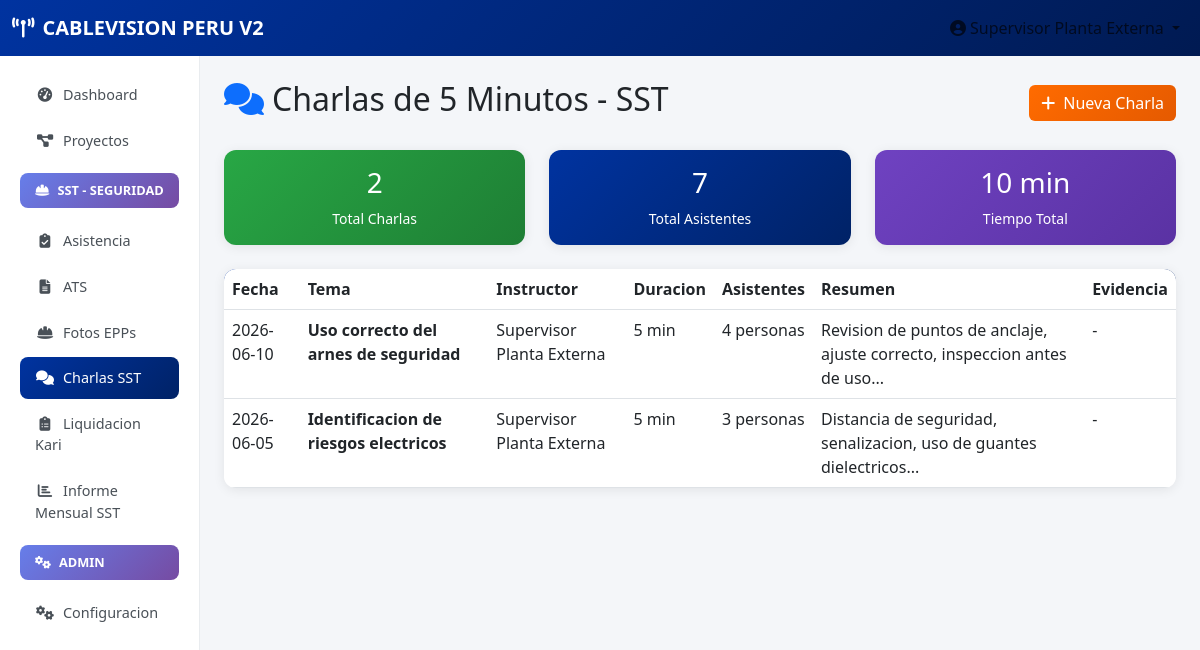
Page /charlas (signed in) on the committed database.
### tables this page shows
CREATE TABLE usuarios (
            id INTEGER PRIMARY KEY AUTOINCREMENT,
            username TEXT UNIQUE NOT NULL,
            password_hash TEXT NOT NULL,
            nombre TEXT NOT NULL,
            rol TEXT NOT NULL CHECK(rol IN ('supervisor', 'asistente', 'tecnico', 'contratista')),
            cuadrilla_id INTEGER,
            activo INTEGER DEFAULT 1,
            fecha_creacion TIMESTAMP DEFAULT CURRENT_TIMESTAMP,
            FOREIGN KEY (cuadrilla_id) REFERENCES equipos(id)
        );

CREATE TABLE charlas_sst (
            id INTEGER PRIMARY KEY AUTOINCREMENT,
            fecha DATE NOT NULL,
            tema TEXT NOT NULL,
            instructor_id INTEGER NOT NULL,
            duracion_minutos INTEGER DEFAULT 5,
            asistentes TEXT,
            cantidad_asistentes INTEGER,
            evidencia_foto_url TEXT,
            resumen TEXT,
            estado TEXT DEFAULT 'REALIZADA',
            FOREIGN KEY (instructor_id) REFERENCES usuarios(id)
        );

### app.py (the view)
@app.route('/charlas')
@login_required
def charlas():
    conn = get_db()
    cursor = conn.cursor()
    cursor.execute('SELECT c.*, u.nombre as instructor_nombre FROM charlas_sst c JOIN usuarios u ON c.instructor_id = u.id ORDER BY c.fecha DESC')
    charlas_list = cursor.fetchall()
    conn.close()
    return render_template('sst/charlas.html', charlas=charlas_list)

### app.py (called while the page is built)
def get_db():
    conn = sqlite3.connect(DATABASE)
    conn.row_factory = sqlite3.Row
    return conn

def login_required(f):
    @wraps(f)
    def decorated_function(*args, **kwargs):
        if 'user_id' not in session:
            flash('Debe iniciar sesion', 'warning')
            return redirect(url_for('login'))
        return f(*args, **kwargs)
    return decorated_function

### templates/sst/charlas.html (shortened to what this page needs)
{% extends "base.html" %}
{% block content %}
<div class="d-flex justify-content-between align-items-center mb-4">
    <h2><i class="fas fa-comments me-2 text-primary"></i>Charlas de 5 Minutos - SST</h2>
    <a href="{{ url_for('nueva_charla') }}" class="btn btn-cv"><i class="fas fa-plus me-2"></i>Nueva Charla</a>
</div>
<div class="row mb-4">
    <div class="col-md-4">
        <div class="card card-kpi kpi-green p-3 text-center">
            <h3>{{ charlas|length }}</h3>
            <small>Total Charlas</small>
        </div>
    </div>
    <div class="col-md-4">
        <div class="card card-kpi kpi-blue p-3 text-center">
            <h3>{{ charlas|sum(attribute='cantidad_asistentes') }}</h3>
            <small>Total Asistentes</small>
        </div>
    </div>
    <div class="col-md-4">
        <div class="card card-kpi kpi-purple p-3 text-center">
            <h3>{{ charlas|map(attribute='duracion_minutos')|sum }} min</h3>
            <small>Tiempo Total</small>
        </div>
    </div>
</div>
<div class="table-custom">
    <table class="table table-hover mb-0">
        <thead>
            <tr><th>Fecha</th><th>Tema</th><th>Instructor</th><th>Duracion</th><th>Asistentes</th><th>Resumen</th><th>Evidencia</th></tr>
        </thead>
        <tbody>
            {% for c in charlas %}
            <tr>
                <td>{{ c.fecha }}</td>
                <td><strong>{{ c.tema }}</strong></td>
                <td>{{ c.instructor_nombre }}</td>
                <td>{{ c.duracion_minutos }} min</td>
                <td>{{ c.cantidad_asistentes }} personas</td>
                <td>{{ c.resumen[:80] }}...</td>
                <td>{% if c.evidencia_foto_url %}<a href="/{{ c.evidencia_foto_url }}" class="btn btn-sm btn-info" target="_blank"><i class="fas fa-image"></i></a>{% else %}-{% endif %}</td>
            </tr>
            {% endfor %}
        </tbody>
    </table>
</div>
{% endblock %}

### templates/base.html (shortened to what this page needs)
<!DOCTYPE html>
<html lang="es">
<head>
    <link href="https://cdn.jsdelivr.net/npm/bootstrap@5.3.0/dist/css/bootstrap.min.css" rel="stylesheet">
    <link href="https://cdnjs.cloudflare.com/ajax/libs/font-awesome/6.4.0/css/all.min.css" rel="stylesheet">
</head>
<body>
    <nav class="navbar navbar-expand-lg navbar-custom">
        <div class="container-fluid">
            <a class="navbar-brand" href="{{ url_for('dashboard') }}">
                <i class="fas fa-broadcast-tower me-2"></i>CABLEVISION PERU V2
            </a>
            <div class="collapse navbar-collapse" id="navbarNav">
                <ul class="navbar-nav ms-auto">
                    <li class="nav-item dropdown">
                        <a class="nav-link dropdown-toggle" href="#" role="button" data-bs-toggle="dropdown">
                            <i class="fas fa-user-circle me-1"></i>{{ session.nombre }}
                        </a>
                    </li>
                </ul>
            </div>
        </div>
    </nav>
    <div class="container-fluid">
        <div class="row">
            <div class="col-md-2 sidebar d-none d-md-block pt-3">
                <nav class="nav flex-column">
                    <a class="nav-link {% if request.endpoint == 'dashboard' %}active{% endif %}" href="{{ url_for('dashboard') }}">
                        <i class="fas fa-tachometer-alt"></i>Dashboard
                    </a>
                    <a class="nav-link {% if request.endpoint == 'proyectos' %}active{% endif %}" href="{{ url_for('proyectos') }}">
                        <i class="fas fa-project-diagram"></i>Proyectos
                    </a>
                    <div class="sst-section"><i class="fas fa-hard-hat me-2"></i>SST - SEGURIDAD</div>
                    <a class="nav-link {% if request.endpoint == 'asistencia' %}active{% endif %}" href="{{ url_for('asistencia') }}">
                        <i class="fas fa-clipboard-check"></i>Asistencia
                    </a>
                    <a class="nav-link {% if request.endpoint == 'ats' %}active{% endif %}" href="{{ url_for('ats') }}">
                        <i class="fas fa-file-alt"></i>ATS
                    </a>
                    <a class="nav-link {% if request.endpoint == 'epps' %}active{% endif %}" href="{{ url_for('epps') }}">
                        <i class="fas fa-hard-hat"></i>Fotos EPPs
                    </a>
                    <a class="nav-link {% if request.endpoint == 'charlas' %}active{% endif %}" href="{{ url_for('charlas') }}">
                        <i class="fas fa-comments"></i>Charlas SST
                    </a>
                    <a class="nav-link {% if request.endpoint == 'liquidacion_kari' %}active{% endif %}" href="{{ url_for('liquidacion_kari') }}">
                        <i class="fas fa-clipboard-list"></i>Liquidacion Kari
                    </a>
                    <a class="nav-link {% if request.endpoint == 'informe_mensual_sst' %}active{% endif %}" href="{{ url_for('informe_mensual_sst') }}">
                        <i class="fas fa-chart-bar"></i>Informe Mensual SST
                    </a>
                    {% if session.rol == 'supervisor' %}
                    <div class="sst-section"><i class="fas fa-cogs me-2"></i>ADMIN</div>
                    <a class="nav-link {% if request.endpoint == 'admin_configuracion' %}active{% endif %}" href="{{ url_for('admin_configuracion') }}">
                        <i class="fas fa-cogs"></i>Configuracion
                    </a>
                    {% endif %}
                </nav>
            </div>
            <div class="col-md-10 py-4 px-4">
                {% block content %}{% endblock %}
            </div>
        </div>
    </div>
</body>
</html>

### templates/base.html (style rules this page uses)
:root { --cv-blue: #0033A0; --cv-orange: #FF6B00; }
body { font-family: 'Segoe UI', sans-serif; background: #f4f6f9; }
.navbar-custom { background: linear-gradient(135deg, var(--cv-blue) 0%, #001a52 100%); }
.navbar-custom .navbar-brand { font-weight: 700; color: white !important; }
.sidebar { min-height: calc(100vh - 56px); background: white; border-right: 1px solid #e9ecef; }
.sidebar .nav-link { color: #495057; padding: 10px 15px; border-radius: 8px; margin: 2px 8px; font-size: 0.9rem; }
.sidebar .nav-link.active { background: linear-gradient(135deg, var(--cv-blue) 0%, #002266 100%); color: white; }
.sidebar .nav-link i { width: 20px; text-align: center; margin-right: 8px; }
.card-kpi { border: none; border-radius: 12px; box-shadow: 0 2px 12px rgba(0,0,0,0.08); }
.kpi-blue { background: linear-gradient(135deg, #0033A0 0%, #002266 100%); color: white; }
.kpi-green { background: linear-gradient(135deg, #28a745 0%, #1e7e34 100%); color: white; }
.kpi-purple { background: linear-gradient(135deg, #6f42c1 0%, #5a32a3 100%); color: white; }
.btn-cv { background: linear-gradient(135deg, var(--cv-orange) 0%, #e55a00 100%); border: none; color: white; }
.table-custom { background: white; border-radius: 12px; overflow: hidden; box-shadow: 0 2px 12px rgba(0,0,0,0.08); }
.table-custom thead { background: linear-gradient(135deg, var(--cv-blue) 0%, #002266 100%); color: white; }
.sst-section { background: linear-gradient(135deg, #667eea 0%, #764ba2 100%); color: white; padding: 8px 15px; border-radius: 8px; margin: 10px 8px; font-size: 0.8rem; font-weight: 600; }

### rows in the picture
usuarios: nombre "Supervisor Planta Externa"
charlas_sst: fecha "2026-06-10", tema "Uso correcto del arnes de seguridad", instructor_nombre "Supervisor Planta Externa", duracion_minutos "5", cantidad_asistentes "4", resumen "Revision de puntos de anclaje, ajuste correcto, inspeccion antes de uso"
charlas_sst: fecha "2026-06-05", tema "Identificacion de riesgos electricos", instructor_nombre "Supervisor Planta Externa", duracion_minutos "5", cantidad_asistentes "3", resumen "Distancia de seguridad, senalizacion, uso de guantes dielectricos"

### other values in the picture
{{ charlas|length }} "2"
{{ charlas|sum(attribute='cantidad_asistentes') }} "7"
{{ charlas|map(attribute='duracion_minutos')|sum }} "10"
